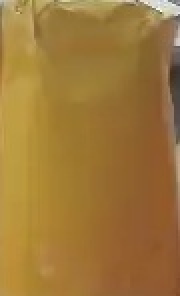
#> input picture eclusa_training_data/copo_limpo/copo_limpo_01.jpg, 90 x 148 px (shown 2 times larger); the run also reads 1 picture not shown here
$ python teste.py
#> lines starting #> are read from the running program, lines starting #| are printed output that depends on the picture; after the words box and inside, x2 and y2 are one past the last pixel; in counts of white or black regions, pixels touching at a corner belong together; pictures that were not available may be replaced by others from this repository, and a replacement may not be noted
import cv2
import numpy as np
import time
import json
import os
from pathlib import Path
from typing import List, Tuple, Optional, Dict

# =====================================
# 🎥 CONFIGURAÇÃO SISTEMA
# =====================================

RTSP_URL = "rtsp://DaniloLira:Danilo%4034333528@192.168.0.100:554/stream2"

# Estrutura de pastas
BASE_DIR = Path("eclusa_training_data")
FOTOS_TREINO_DIR = BASE_DIR / "copo_limpo"
CONFIG_FILE = BASE_DIR / "sistema_config.json"

# Parâmetros ajustados
MIN_FOTOS_TREINO = 8
THRESHOLD_BASE = 0.75 # Threshold inicial para similaridade de template

# =====================================
# 🧠 SISTEMA SIMPLIFICADO E PRECISO
# =====================================

class SistemaEclusaSimples:
    def __init__(self):
        self.modo = "SETUP"
        self.roi_coords = None
        self.threshold_deteccao = THRESHOLD_BASE
        self.fotos_treinamento = []
        self.sistema_treinado = False

        # Criar estrutura
        self.criar_estrutura_pastas()
        self.carregar_sistema()

        print("🧠 Sistema Simplificado inicializado")

    def criar_estrutura_pastas(self):
        """📁 Criar estrutura de pastas"""
        try:
            BASE_DIR.mkdir(exist_ok=True)
            FOTOS_TREINO_DIR.mkdir(exist_ok=True)
            print(f"📁 Estrutura criada: {BASE_DIR}")
        except Exception as e:
            print(f"❌ Erro criando pastas: {e}")

    def carregar_sistema(self):
        """📂 Carregar sistema salvo"""
        try:
            self.fotos_treinamento = []
            fotos_arquivos = sorted(FOTOS_TREINO_DIR.glob("*.jpg"))

            for foto_path in fotos_arquivos:
                foto = cv2.imread(str(foto_path), cv2.IMREAD_GRAYSCALE)
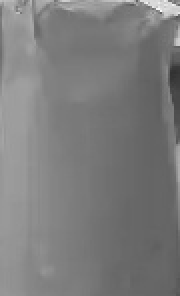
#> foto: shape (148, 90) (shown 2 times larger); min 49, max 251, mean 124.1
                if foto is not None:
                    foto_resized = cv2.resize(foto, (100, 100))
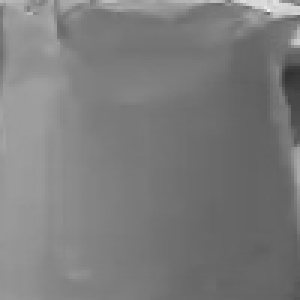
#> foto_resized: shape (100, 100) (shown 3 times larger); min 50, max 241, mean 124.1
                    self.fotos_treinamento.append(foto_resized)

            print(f"📂 {len(self.fotos_treinamento)} templates carregados")

            # Carregar config
            if CONFIG_FILE.exists():
                with open(CONFIG_FILE, 'r') as f:
#> (reads eclusa_training_data/sistema_config.json from the repository)
                    config = json.load(f)
#> config = {'threshold': 0.674, 'roi': [271, 102, 362, 225], 'total_fotos': 24, 'sistema_treinado': True, 'timestamp': 1.75e+09}
                    self.threshold_deteccao = config.get("threshold", THRESHOLD_BASE)
#> self.threshold_deteccao = 0.674
                    self.roi_coords = tuple(config["roi"]) if "roi" in config else None
#> self.roi_coords = (271, 102, 362, 225)

            self.sistema_treinado = len(self.fotos_treinamento) >= MIN_FOTOS_TREINO

            if self.sistema_treinado:
                print(f"✅ Sistema treinado com {len(self.fotos_treinamento)} fotos")
            else:
                print(f"⚠️ Precisa de {MIN_FOTOS_TREINO - len(self.fotos_treinamento)} fotos para treinamento completo.")

        except Exception as e:
            print(f"❌ Erro carregando: {e}")

    # [396 lines left out: functions adicionar_foto_treinamento, calcular_threshold_otimo, detectar_objeto_horizontal, detectar_cabo_enrolado, template_matching_simples, detectar_estado_final and 2 more, not called in this run]

    def get_status(self) -> Dict:
        """📊 Status do sistema"""
        return {
            "modo": self.modo,
            "sistema_treinado": self.sistema_treinado,
            "total_fotos": len(self.fotos_treinamento),
            "fotos_necessarias": max(0, MIN_FOTOS_TREINO - len(self.fotos_treinamento)),
            "threshold": self.threshold_deteccao,
            "roi_definida": self.roi_coords is not None
        }

# =====================================
# 🎮 INTERFACE PRINCIPAL SIMPLIFICADA
# =====================================

sistema = SistemaEclusaSimples()
roi_start = None
roi_end = None
drawing = False

# [29 lines left out: function mouse_callback, not called in this run]

def conectar_camera():
    """📷 Conectar à câmera RTSP"""
    print("📷 Conectando à câmera...")

    cap = cv2.VideoCapture(RTSP_URL)
    # Tentar configurar o buffer para o menor possível para reduzir latência
    cap.set(cv2.CAP_PROP_BUFFERSIZE, 1)

    if not cap.isOpened():
        print(f"❌ Erro: Não foi possível conectar à câmera no URL: {RTSP_URL}")
        print("Certifique-se de que o URL RTSP está correto e a câmera está acessível na rede.")
        return None

    # Tentar ler um frame para verificar se a conexão está ativa
    ret, frame = cap.read()
    if not ret:
        print("❌ Erro: Conectado à câmera, mas não foi possível ler um frame inicial.")
        cap.release()
        return None

    print("✅ Câmera conectada e frame lido!")
    return cap

def extrair_roi(frame, roi_coords):
    """✂️ Extrair ROI do frame"""
    if roi_coords is None:
        return None

    x1, y1, x2, y2 = roi_coords
    h, w = frame.shape[:2]

    # Garantir que as coordenadas da ROI estejam dentro dos limites do frame
    x1 = max(0, min(x1, w-1))
    y1 = max(0, min(y1, h-1))
    x2 = max(x1, min(x2, w)) # x2 deve ser no mínimo x1
    y2 = max(y1, min(y2, h)) # y2 deve ser no mínimo y1

    if (x2 <= x1) or (y2 <= y1): # Se a ROI não tem dimensão válida (min 1x1 pixel)
        return None

    roi = frame[y1:y2, x1:x2]
    return roi if roi.size > 0 else None

def desenhar_interface(frame):
    """🎨 Interface visual simplificada"""
    frame_copy = frame.copy()
    h, w = frame_copy.shape[:2]
#> h = 148; w = 90

    # Desenhar ROI
    if sistema.roi_coords:
        x1, y1, x2, y2 = sistema.roi_coords
#> x1 = 271; y1 = 102; x2 = 362; y2 = 225

        cor_roi = (255, 255, 255) # Default branco
        if sistema.modo == "TREINAMENTO":
            cor_roi = (0, 255, 255)  # Amarelo para treinamento
        elif sistema.modo == "DETECCAO":
            # Cor da ROI muda com o estado detectado
            if sistema.roi_coords and sistema.sistema_treinado:
                roi_temp = extrair_roi(frame, sistema.roi_coords)
                if roi_temp is not None:
                    estado_atual, _, _ = sistema.detectar_estado_final(roi_temp)
                    if estado_atual == "LIVRE":
                        cor_roi = (0, 255, 0)       # Verde
                    elif estado_atual == "OCUPADO":
                        cor_roi = (0, 0, 255)       # Vermelho
                    elif estado_atual == "OBSTRUIDO":
                        cor_roi = (0, 165, 255)     # Laranja
                    else:
                        cor_roi = (128, 128, 128) # Cinza para indefinido/erro
                else:
                    cor_roi = (255, 0, 0) # Azul se ROI inválida
            else:
                cor_roi = (0, 255, 0)    # Verde padrão para detecção

        cv2.rectangle(frame_copy, (x1, y1), (x2, y2), cor_roi, 3)
        cv2.putText(frame_copy, f"ROI: {x2-x1}x{y2-y1}",
                    (x1, y1-10), cv2.FONT_HERSHEY_SIMPLEX, 0.6, cor_roi, 2)

    # ROI temporária (arrastar)
    if drawing and roi_start and roi_end:
        cv2.rectangle(frame_copy, roi_start, roi_end, (255, 255, 0), 2) # Azul claro

    # Painel de status na parte inferior
    painel_h = 130 # Aumentado para mais informações
    painel = np.zeros((painel_h, w, 3), dtype=np.uint8)

    status = sistema.get_status()

    # Linha 1: Modo e Status Treinamento
    cor_modo = (0, 255, 255) if sistema.modo == "TREINAMENTO" else (0, 255, 0) if sistema.modo == "DETECCAO" else (255, 255, 255)
    cv2.putText(painel, f"MODO: {sistema.modo}", (10, 25), cv2.FONT_HERSHEY_SIMPLEX, 0.7, cor_modo, 2)
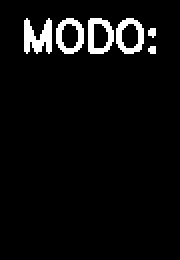
#> painel: shape (130, 90, 3) (shown 2 times larger); 4.9% white; 6 white regions (2 under 20 px), largest, box (x1, y1, x2, y2) and area: (12, 9, 26, 27) 164, (44, 9, 57, 27) 130, (58, 9, 72, 27) 128, (28, 9, 42, 27) 126

    cor_treino_status = (0, 255, 0) if status["sistema_treinado"] else (0, 165, 255) # Laranja se não treinado
    cv2.putText(painel, f"FOTOS: {status['total_fotos']}/{MIN_FOTOS_TREINO}",
                (250, 25), cv2.FONT_HERSHEY_SIMPLEX, 0.6, cor_treino_status, 2)
    cv2.putText(painel, f"THRESHOLD (TPL): {status['threshold']:.2f}",
                (450, 25), cv2.FONT_HERSHEY_SIMPLEX, 0.6, (255, 255, 255), 2)

    # Linha 2 & 3: Estado de Detecção (se em modo DETECCAO)
    if sistema.modo == "DETECCAO" and sistema.roi_coords and sistema.sistema_treinado:
        roi_process = extrair_roi(frame, sistema.roi_coords)
        if roi_process is not None:
            estado, confianca, detalhes = sistema.detectar_estado_final(roi_process)

            if estado == "LIVRE":
                cor_estado = (0, 255, 0)       # Verde
            elif estado == "OCUPADO":
                cor_estado = (0, 0, 255)       # Vermelho
            elif estado == "OBSTRUIDO":
                cor_estado = (0, 165, 255)     # Laranja
            else:
                cor_estado = (255, 255, 255) # Branco para indefinido/erro

            cv2.putText(painel, f"ESTADO: {estado}", (10, 60), cv2.FONT_HERSHEY_SIMPLEX, 0.8, cor_estado, 2)
            cv2.putText(painel, f"CONF: {confianca:.2f}", (280, 60), cv2.FONT_HERSHEY_SIMPLEX, 0.7, (255, 255, 255), 2)

            # Informação adicional do motivo
            motivo_texto = detalhes.get("motivo", "N/A")
            cv2.putText(painel, motivo_texto[:70], (10, 85), # Limita o comprimento do texto
                        cv2.FONT_HERSHEY_SIMPLEX, 0.45, (200, 200, 200), 1)

            # Scores de debug
            h_score = detalhes["decisao_params"]["score_horizontal"]
            e_score = detalhes["decisao_params"]["score_cabo_enrolado"]
            t_simil = detalhes["decisao_params"]["similaridade_template"]

            cv2.putText(painel, f"Score H: {h_score:.2f} | Score E: {e_score:.2f} | Simil T: {t_simil:.2f}",
                        (10, 105), cv2.FONT_HERSHEY_SIMPLEX, 0.4, (150, 150, 255), 1)

        else:
            cv2.putText(painel, "ESTADO: ROI Invalida / Nao Definida", (10, 60), cv2.FONT_HERSHEY_SIMPLEX, 0.7, (0, 0, 255), 2)
    else:
        cv2.putText(painel, "Para deteccao: Defina ROI e Treine o sistema.", (10, 60), cv2.FONT_HERSHEY_SIMPLEX, 0.5, (150, 150, 150), 1)
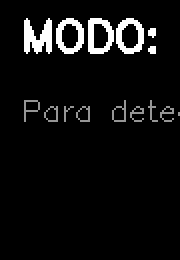
#> painel: shape (130, 90, 3) (shown 2 times larger); 1.44% of pixels changed, all inside (x1, y1, x2, y2) = (12, 50, 90, 61)


    # Controles no frame principal
    cv2.putText(frame_copy, "ARRASTE: ROI | T: Treino | D: Deteccao | S: Salvar | C: Limpar | +/-: Threshold | G: Debug | ESC: Sair",
                (10, h-10), cv2.FONT_HERSHEY_SIMPLEX, 0.45, (255, 255, 255), 1)
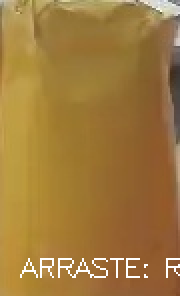
#> frame_copy: shape (148, 90, 3) (shown 2 times larger); mean B, G, R 60.5, 121.9, 159.8

    return np.vstack([frame_copy, painel]) # Empilha o frame da câmera e o painel de status
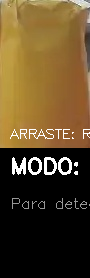
#> returned value: shape (278, 90, 3); mean of channels 0, 1, 2 39.1, 71.8, 92; drawn as B, G, R

# [113 lines left out: function mostrar_debug_detalhado, not called in this run]

def main():
    """🚀 Função principal"""
    print("="*60)
    print("🎯 SISTEMA ECLUSA SIMPLIFICADO AVANÇADO")
    print("="*60)
    print("🔧 LÓGICA DE DETECÇÃO APRIMORADA:")
    print("   • OCUPADO: Detecta cabos/objetos horizontais OU cabos enrolados.")
    print("   • OBSTRUIDO: Objeto irregular/lixo (não é LIVRE nem OCUPADO de forma clara).")
    print("   • LIVRE: Similar ao 'copo limpo' (baseado em template matching).")
    print("="*60)

    cap = conectar_camera()
    if cap is None:
        return

    window_name = "Sistema Eclusa Simplificado"
    cv2.namedWindow(window_name)
    cv2.setMouseCallback(window_name, mouse_callback)

    print("\n🎮 CONTROLES:")
    print("   🖱️   Arraste: Definir ou ajustar ROI")
    print("   T   Entrar no Modo Treinamento (para 'copo limpo')")
    print("   D   Entrar no Modo Detecção")
    print("   S   Salvar foto para treinamento (no modo Treinamento)")
    print("   C   Limpar todo o treinamento e configuração")
    print("   G   Mostrar Janela de Debug Detalhado (no modo Detecção)")
    print("   +/- Ajustar Threshold do Template Matching")
    print("   ESC Sair do programa")

    try:
        while True:
            ret, frame = cap.read()
            if not ret:
                print("❌ Não foi possível ler o frame da câmera. Tentando novamente...")
                time.sleep(0.5)
                continue

            # Interface principal
            frame_display = desenhar_interface(frame)
            cv2.imshow(window_name, frame_display)

            # ROI separada
            if sistema.roi_coords:
                roi = extrair_roi(frame, sistema.roi_coords)
#> in extrair_roi, `x1, y1, x2, y2 = roi_coords`: x1 = 271; y1 = 102; x2 = 362; y2 = 225
#> in extrair_roi, `x1 = max(0, min(x1, w-1))`: x1 = 89
#> in extrair_roi, `x2 = max(x1, min(x2, w))`: x2 = 90
#> in extrair_roi, `y2 = max(y1, min(y2, h))`: y2 = 148
#> in extrair_roi, `roi = frame[y1:y2, x1:x2]`: roi = 46 rows, first 8: [98, 125, 169], [97, 124, 168], [96, 123, 167], [93, 120, 164], [90, 119, 163], [89, 118, 162], [88, 117, 162], [86, 115, 160]
                if roi is not None:
                    roi_display = cv2.resize(roi, (300, 200)) # Tamanho fixo para display
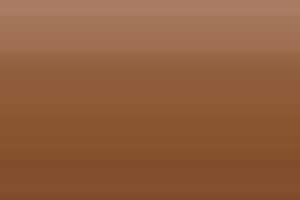
#> roi_display: shape (200, 300, 3); mean of channels 0, 1, 2 61.1, 93.9, 145; drawn as B, G, R

                    if sistema.modo == "DETECCAO" and sistema.sistema_treinado:
                        estado, confianca, _ = sistema.detectar_estado_final(roi)

                        # Cores para o texto do estado na janela da ROI
                        cor_texto = (0, 255, 0) if estado == "LIVRE" else (0, 0, 255) if estado == "OCUPADO" else (0, 165, 255)

                        cv2.putText(roi_display, estado, (10, 30),
                                    cv2.FONT_HERSHEY_SIMPLEX, 0.8, cor_texto, 2)
                        cv2.putText(roi_display, f"Conf: {confianca:.2f}", (10, 60),
                                    cv2.FONT_HERSHEY_SIMPLEX, 0.5, (255, 255, 255), 1)

                    cv2.imshow("ROI Visualizacao", roi_display) # Nome diferente para não sobrepor
                else:
                    # Se a ROI for inválida (ex: 0x0), fechar a janela de ROI
                    try:
                        cv2.destroyWindow("ROI Visualizacao")
                    except cv2.error:
                        pass # Janela já pode estar fechada
            else:
                # Se não há ROI definida, garantir que a janela da ROI não está aberta
                try:
                    cv2.destroyWindow("ROI Visualizacao")
                except cv2.error:
                    pass

            # Teclas
            key = cv2.waitKey(1) & 0xFF
#> (key Esc is pressed here)

            if key == 27:  # ESC
                break
            elif key == ord('t') or key == ord('T'):
                sistema.modo = "TREINAMENTO"
                print("📚 Modo TREINAMENTO ativado.")
            elif key == ord('d') or key == ord('D'):
                if sistema.sistema_treinado:
                    sistema.modo = "DETECCAO"
                    print("🎯 Modo DETECÇÃO ativado.")
                else:
                    status = sistema.get_status()
                    print(f"⚠️ Sistema não treinado. Faltam {status['fotos_necessarias']} fotos para o treinamento.")
            elif key == ord('s') or key == ord('S'):
                if sistema.modo == "TREINAMENTO" and sistema.roi_coords:
                    roi_to_save = extrair_roi(frame, sistema.roi_coords)
                    if roi_to_save is not None:
                        sucesso, mensagem = sistema.adicionar_foto_treinamento(roi_to_save)
                        print(f"{'✅' if sucesso else '❌'} {mensagem}")
                    else:
                        print("⚠️ Não foi possível salvar: ROI inválida ou não definida.")
                else:
                    print("⚠️ Para salvar foto, entre no modo TREINAMENTO e defina a ROI primeiro.")
            elif key == ord('c') or key == ord('C'):
                sistema.limpar_treinamento()
            elif key == ord('+') or key == ord('='):
                sistema.threshold_deteccao = min(0.95, sistema.threshold_deteccao + 0.01) # Incremento menor
                sistema.salvar_configuracao()
                print(f"⬆️ Threshold de template matching aumentado para: {sistema.threshold_deteccao:.2f}")
            elif key == ord('-'):
                sistema.threshold_deteccao = max(0.1, sistema.threshold_deteccao - 0.01) # Decremento menor
                sistema.salvar_configuracao()
                print(f"⬇️ Threshold de template matching diminuído para: {sistema.threshold_deteccao:.2f}")
            elif key == ord('g') or key == ord('G'):
                if sistema.modo == "DETECCAO" and sistema.roi_coords and sistema.sistema_treinado:
                    roi_for_debug = extrair_roi(frame, sistema.roi_coords)
                    if roi_for_debug is not None:
                        mostrar_debug_detalhado(roi_for_debug)
                    else:
                        print("⚠️ Não foi possível iniciar debug: ROI inválida ou não definida.")
                else:
                    print("⚠️ Para usar o debug detalhado, entre no modo DETECÇÃO e treine o sistema primeiro.")

    except KeyboardInterrupt:
        print("\n🛑 Interrompido pelo usuário.")

    finally:
        cap.release()
        cv2.destroyAllWindows()
        print("🧹 Sistema finalizado.")

if __name__ == "__main__":
    main()
